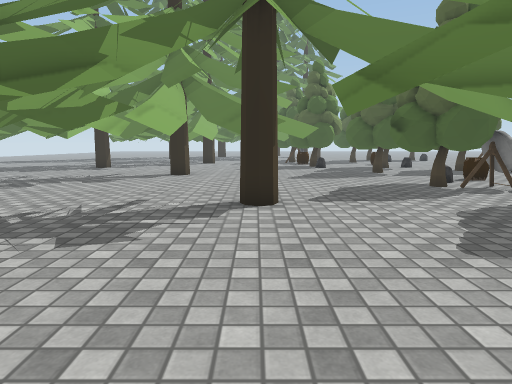
view 1 (above)

24 first-person views from a walk through a 3-D level made in the Unity game engine. The camera is 1.2 m above the floor, tilts 8° down and sees 75° across. The floor is counted in squares, 1 m on a side. Each view is taken from the middle of a square. On the plan, view 1 faces up. The plan holds only what a view shows up to about 14 squares ahead; the rest is blank. The place goes on beyond the plan. The player is left out. Some surface patterns are stand-ins.

view 2
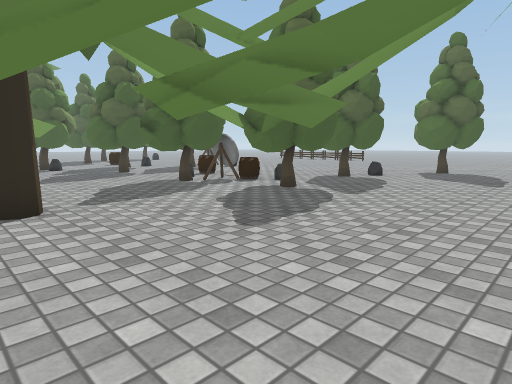

view 3
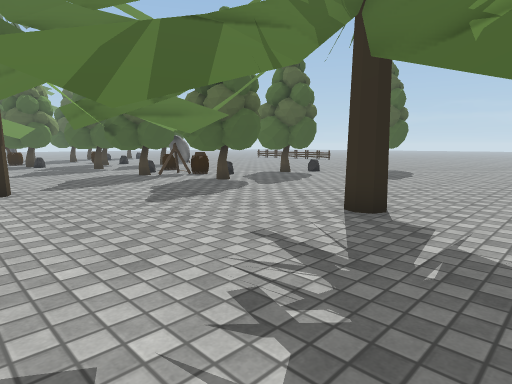

view 4
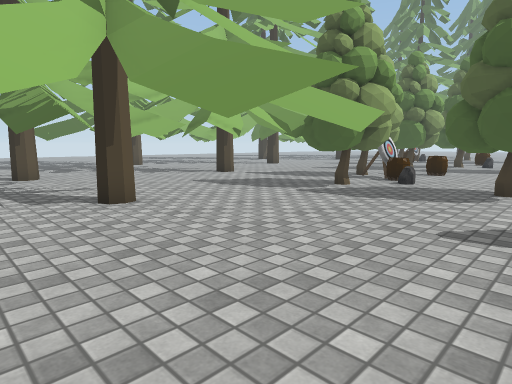

view 5
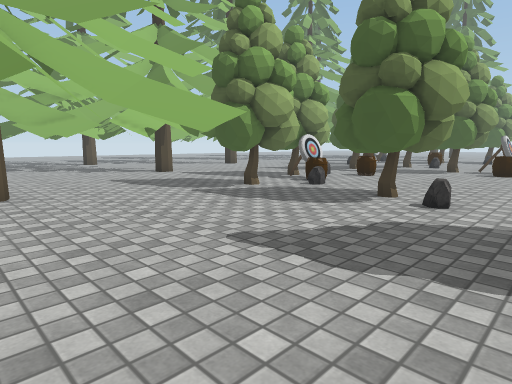

view 6
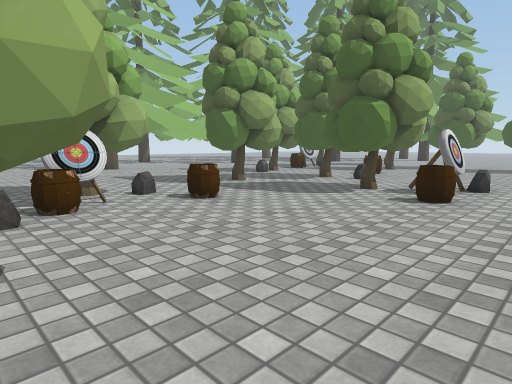

view 7
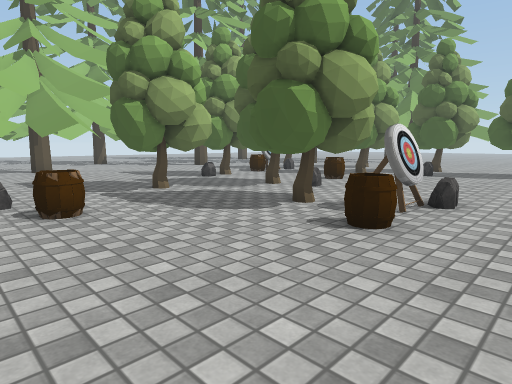

view 8
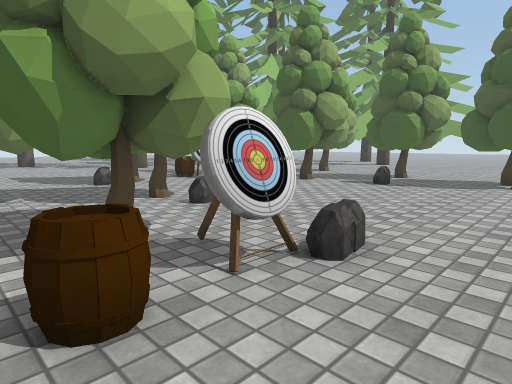

view 9
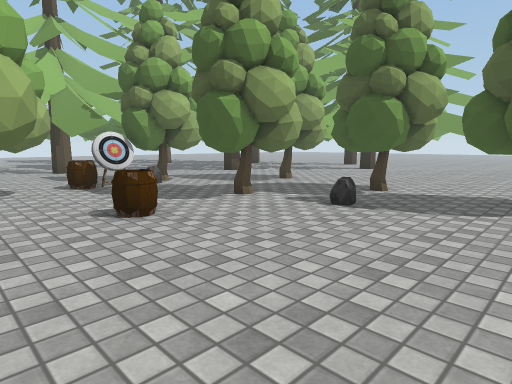

view 10
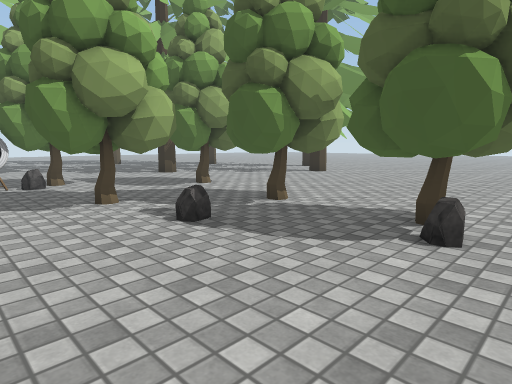

view 11
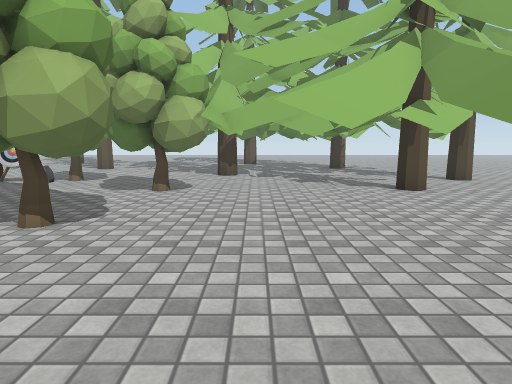

view 12
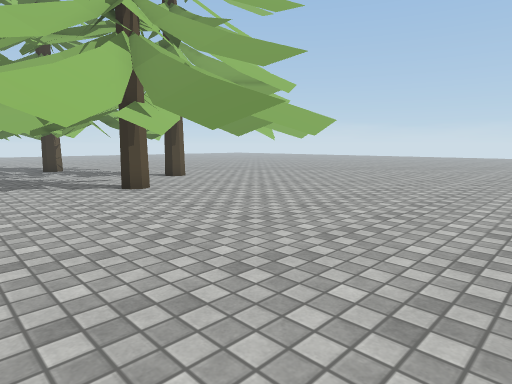

view 13
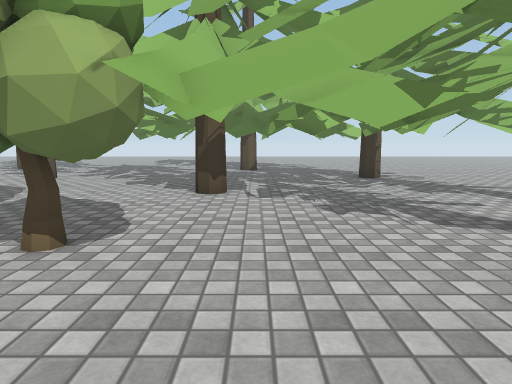

view 14
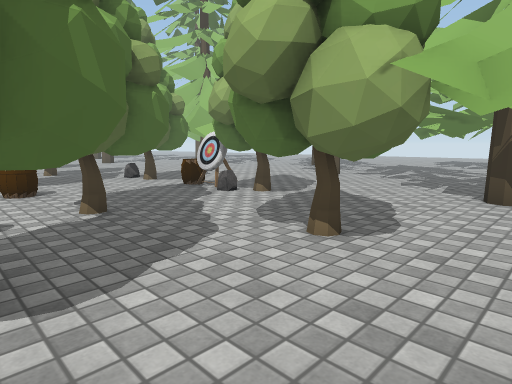

view 15
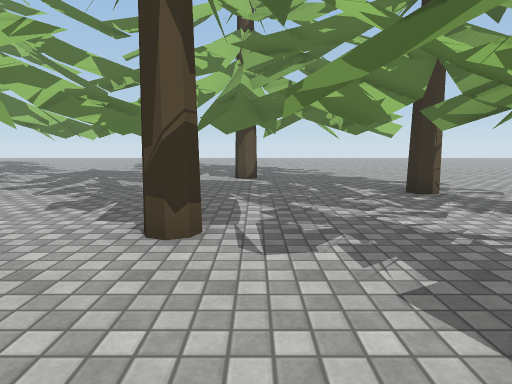

view 16
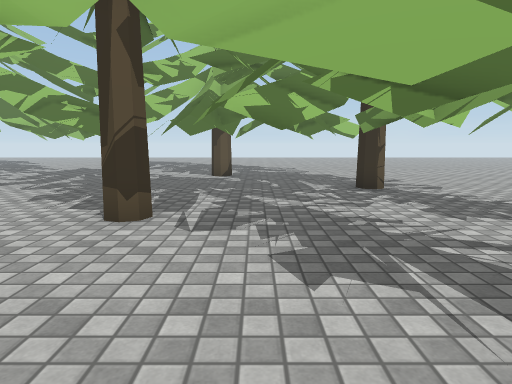

view 17
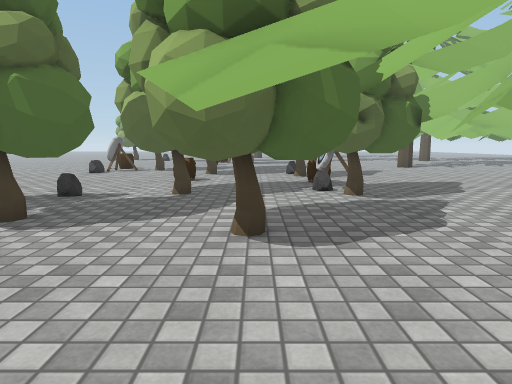

view 18
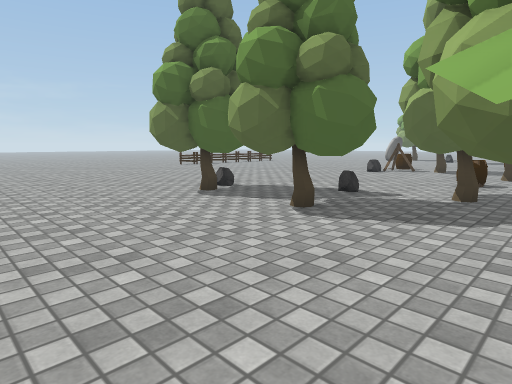

view 19
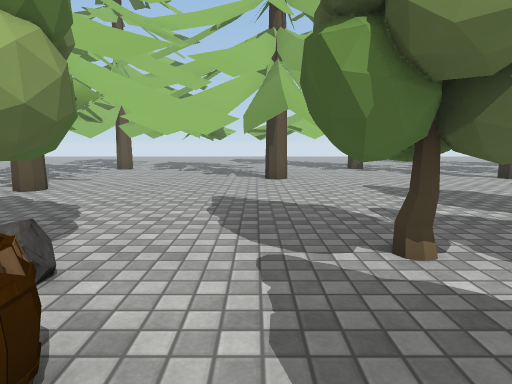

view 20
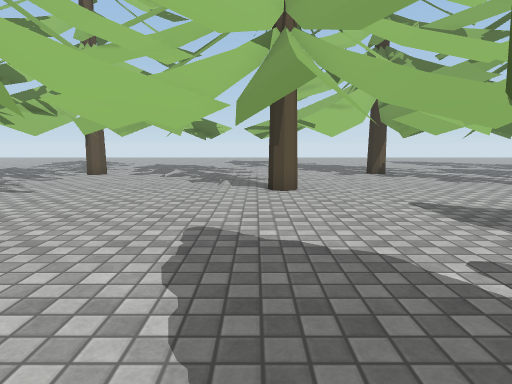

view 21
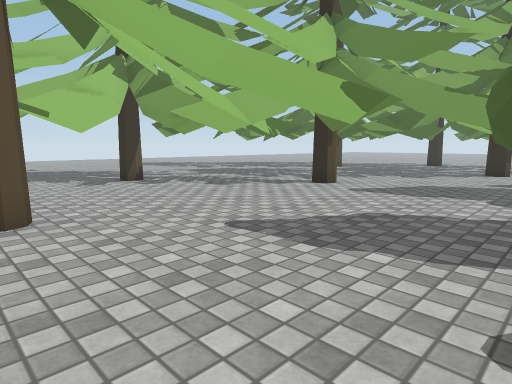

view 22
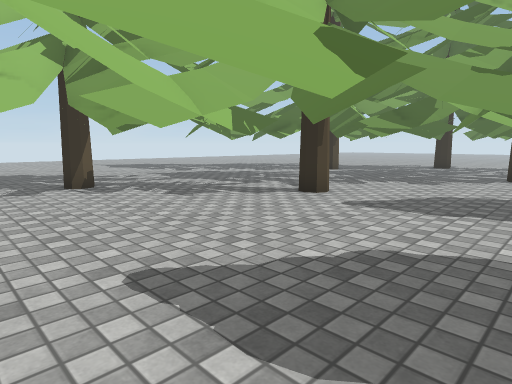

view 23
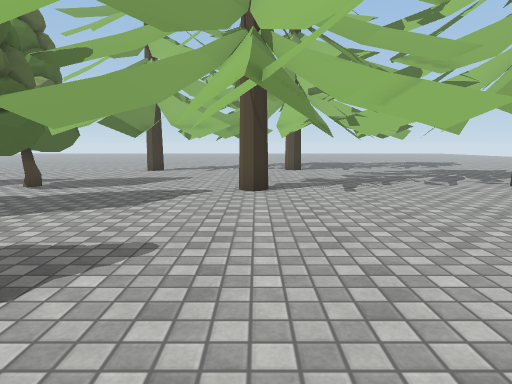

view 24
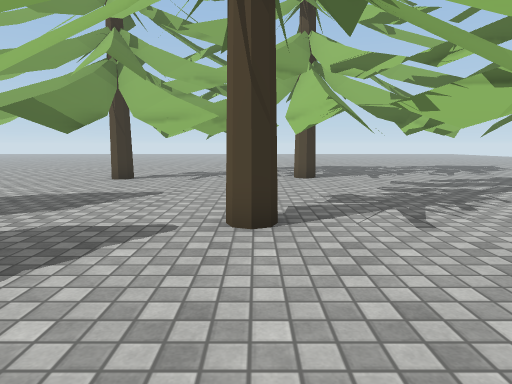

### Floor plan
Key: @ floor where view 1 was taken; # wall or solid block; . floor; = window, fence, low wall or low ledge; O other object.
Columns run from 11 left of view 1 to 14 right of it. Each row starts with its distance up from view 1.
 36     .....O........O......
 35      .... .OO...O...OO...
 34      ..##O.OO...OO........
 33    ...OOOOO.O.O.O...#O....
 32    .O  OO... OOO..........
 31      ......OOO.O....O.....
 30     #O.O.OOOOO.O.O.O......
 29   ....O OO.##...OO........
 28   ....OO.......OOO..OO..O.
 27     ...O.O..... OO.OOOOOO.
 26      O.OO..O...OOO.OOOOOO.
 25   .OO...O#..O#O...OO...OO.
 24   .........OOOOO.OOO......
 23    O ........OO..OOO......
 22  ..O OO.#....O#...........
 21  ....  O......O...OO......
 20  ...O ........OO..O......
 19  ...O . O...OOOO. OO......
 18 ...#  .OOO.O..OO.OOO......
 17 ....  .OO.O.O....OOO OO=..
 16 ....  ......O... O.OOOO=..
 15        #.......OOO..OOOO.
 14      .O.#...OO.OOO.....O..
 13    O.........O............
 12   ... ....O.#......O......
 11   O O ..#.O.O.O.OOOO......
 10     .OOO ..O...OOO........
  9    ....O #.....OOOO.......
  8    ...O........OO.O.. O..
  7    .... O..#....OOOOOOOO..
  6    #..O O.......OOO..OOO.
  5    .....OO.....#.OO......O
  4   ..... O.O..O.O.OO .....O
  3   ...OO O...OOO...OOO.....
  2     OOO...#.OO.....O......
  1    .O......O........ .....
  0   ..OO...#.@..O.#... O....
 -1  ... O...#.O..O.....OO....
 -2  ........ .............
 -3           .  O      O. .

Positions as (right, up) in squares from view 1, and headings:
1: (0, 0), facing up
2: (-1, 0), facing up-right
3: (-1, -3), facing up-right
4: (12, -3), facing up-left
5: (14, -1), facing up-left
6: (14, 7), facing up-left
7: (14, 10), facing up-left
8: (14, 14), facing up-left
9: (13, 18), facing up-left
10: (14, 21), facing up-left
11: (14, 30), facing left
12: (14, 30), facing up-left
13: (9, 30), facing left
14: (9, 30), facing down-left
15: (5, 30), facing left
16: (6, 31), facing left
17: (5, 32), facing down
18: (5, 32), facing down-right
19: (9, 13), facing left
20: (6, 13), facing left
21: (3, 13), facing up-left
22: (2, 15), facing up-left
23: (0, 16), facing down
24: (0, 12), facing down
